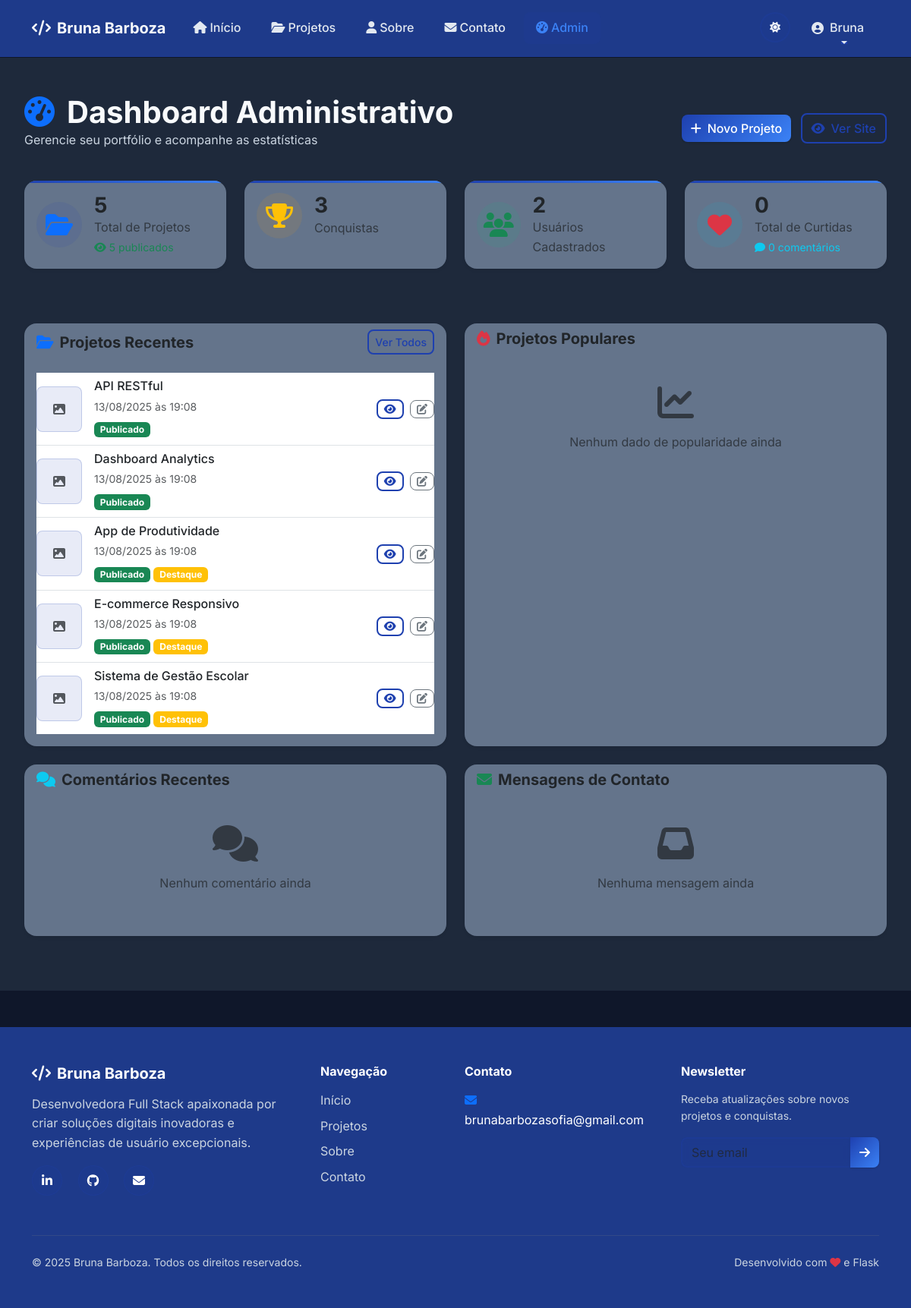
The app's page /admin/dashboard (signed in), older data.
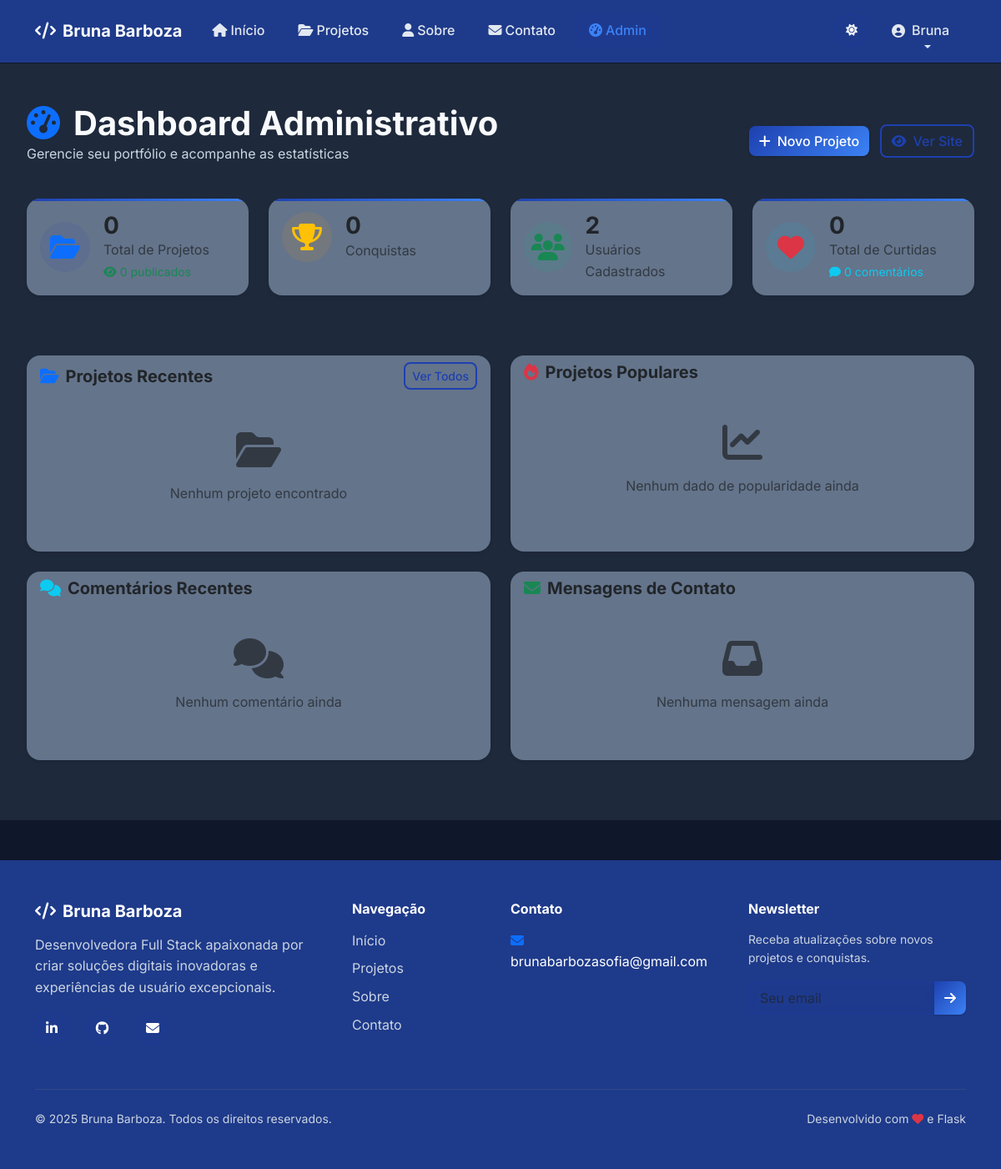
The same page, newer data.
### models.py (models this page shows, shortened)
class Project(db.Model):
    __tablename__ = 'projects'
    id = db.Column(db.Integer, primary_key=True)
    title = db.Column(db.String(200), nullable=False)
    description = db.Column(db.Text, nullable=False)
    content = db.Column(db.Text)
    image_url = db.Column(db.String(300))
    video_url = db.Column(db.String(300))
    project_url = db.Column(db.String(300))
    github_url = db.Column(db.String(300))
    is_published = db.Column(db.Boolean, default=False)
    is_featured = db.Column(db.Boolean, default=False)
    created_at = db.Column(db.DateTime, default=datetime.utcnow)
    updated_at = db.Column(db.DateTime, default=datetime.utcnow, onupdate=datetime.utcnow)
    category_id = db.Column(db.Integer, db.ForeignKey('categories.id'))
    tags = db.relationship('Tag', secondary=project_tags, lazy='subquery',
                          backref=db.backref('projects', lazy=True))
    comments = db.relationship('Comment', backref='project', lazy=True, cascade='all, delete-orphan')
    likes = db.relationship('Like', backref='project', lazy=True, cascade='all, delete-orphan')

### routes.py (the view)
    def decorated_function(*args, **kwargs):
        if not current_user.is_authenticated or not current_user.is_admin:
            flash('Acesso negado. Apenas administradores podem acessar esta página.', 'error')
            return redirect(url_for('main.index'))
        return f(*args, **kwargs)

### routes.py (called while the page is built)
@main_bp.app_template_filter('format_datetime')
def format_datetime_filter(datetime_obj):
    return format_datetime(datetime_obj)

def admin_required(f):
    def decorated_function(*args, **kwargs):
        if not current_user.is_authenticated or not current_user.is_admin:
            flash('Acesso negado. Apenas administradores podem acessar esta página.', 'error')
            return redirect(url_for('main.index'))
        return f(*args, **kwargs)
    decorated_function.__name__ = f.__name__
    return decorated_function

### utils.py (called while the page is built)
def format_datetime(datetime_obj):
    if not datetime_obj:
        return ""
    return datetime_obj.strftime("%d/%m/%Y às %H:%M")

### templates/admin/dashboard.html (shortened to what the changed rows need)
{% extends "base.html" %}
{% block content %}
<section class="admin-section py-5">
    <div class="container-fluid">
        <div class="d-flex justify-content-between align-items-center mb-4">
            <div>
                <h1 class="display-6 fw-bold mb-0">
                    <i class="fas fa-tachometer-alt me-3 text-primary"></i>Dashboard Administrativo
                </h1>
            </div>
        </div>
        <div class="row mb-5">
            <div class="col-lg-3 col-md-6 mb-4">
                <div class="stat-card card h-100 border-0 shadow-sm">
                    <div class="card-body">
                        <div class="d-flex align-items-center">
                            <div>
                                <h3 class="fw-bold mb-0">{{ stats.total_projects }}</h3>
                                <p class="text-muted mb-0">Total de Projetos</p>
                                <small class="text-success">
                                    <i class="fas fa-eye me-1"></i>{{ stats.published_projects }} publicados
                                </small>
                            </div>
                        </div>
                    </div>
                </div>
            </div>
            <div class="col-lg-3 col-md-6 mb-4">
                <div class="stat-card card h-100 border-0 shadow-sm">
                    <div class="card-body">
                        <div class="d-flex align-items-center">
                            <div>
                                <h3 class="fw-bold mb-0">{{ stats.total_achievements }}</h3>
                                <p class="text-muted mb-0">Conquistas</p>
                            </div>
                        </div>
                    </div>
                </div>
            </div>
        </div>
        <div class="row">
            <div class="col-lg-6 mb-4">
                <div class="card border-0 shadow-sm h-100">
                    <div class="card-body">
                        {% if recent_projects %}
                        <div class="list-group list-group-flush">
                            {% for project in recent_projects %}
                            <div class="list-group-item d-flex justify-content-between align-items-center px-0">
                                <div class="d-flex align-items-center">
                                    {% if project.image_url %}
                                    <img src="{{ url_for('main.uploaded_file', filename=project.image_url) }}"
                                         class="rounded me-3" width="50" height="50" alt="{{ project.title }}">
                                    {% else %}
                                    <div class="placeholder-img me-3">
                                        <i class="fas fa-image text-muted"></i>
                                    </div>
                                    {% endif %}
                                    <div>
                                        <h6 class="mb-1">{{ project.title }}</h6>
                                        <small class="text-muted">{{ project.created_at|format_datetime }}</small>
                                        <div class="mt-1">
                                            {% if project.is_published %}
                                            <span class="badge bg-success">Publicado</span>
                                            {% else %}
                                            <span class="badge bg-secondary">Rascunho</span>
                                            {% endif %}
                                            {% if project.is_featured %}
                                            <span class="badge bg-warning">Destaque</span>
                                            {% endif %}
                                        </div>
                                    </div>
                                </div>
                                <div class="project-actions">
                                    <a href="{{ url_for('main.project_detail', id=project.id) }}"
                                       class="btn btn-outline-primary btn-sm me-1" title="Ver projeto">
                                        <i class="fas fa-eye"></i>
                                    </a>
                                    <a href="{{ url_for('admin.edit_project', id=project.id) }}"
                                       class="btn btn-outline-secondary btn-sm" title="Editar">
                                        <i class="fas fa-edit"></i>
                                    </a>
                                </div>
                            </div>
                            {% endfor %}
                        </div>
                        {% else %}
                        <div class="text-center py-4">
                            <i class="fas fa-folder-open fa-3x text-muted mb-3"></i>
                            <p class="text-muted">Nenhum projeto encontrado</p>
                        </div>
                        {% endif %}
                    </div>
                </div>
            </div>
        </div>
    </div>
</section>
{% endblock %}

Row changes from the older to the newer data that the page shows:
removed Project: title "API RESTful", created_at "13/08/2025 às 19:08", is_published "Publicado"
removed Project: title "Dashboard Analytics", created_at "13/08/2025 às 19:08", is_published "Publicado"
removed Project: title "App de Produtividade", created_at "13/08/2025 às 19:08", is_published "Publicado", is_featured "Destaque"
removed Project: title "E-commerce Responsivo", created_at "13/08/2025 às 19:08", is_published "Publicado", is_featured "Destaque"
removed Project: title "Sistema de Gestão Escolar", created_at "13/08/2025 às 19:08", is_published "Publicado", is_featured "Destaque"
Text that changed along with them:
{{ stats.total_projects }}: "5" → "0"
{{ stats.total_achievements }}: "3" → "0"
text now shown: "Nenhum projeto encontrado"
